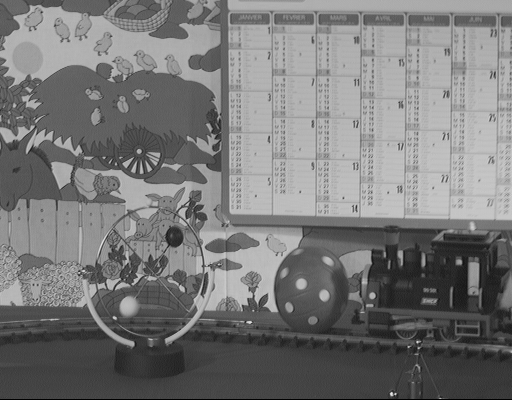
#> input picture caltrain007.tiff, 512 x 400 px
$ python motion.py
#> lines starting #> are read from the running program, lines starting #| are printed output that depends on the picture
import matplotlib.pyplot as plt
import cv2
import numpy as np
import math
from datetime import datetime

img_r = cv2.imread('caltrain007.tiff',0) ##different place need to relink
#> img_r is the input picture: shape (400, 512); min 0, max 234, mean 120.3
img_t = cv2.imread('caltrain008.tiff',0)
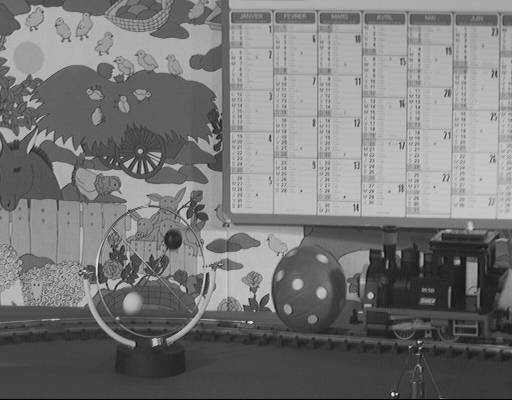
#> input picture caltrain008.tiff, 512 x 400 px
#> img_t is the input picture: shape (400, 512); min 0, max 235, mean 120.1


block_size =8
d = 30 ##range for search
width = 512 ## original width
height = 400 ## original height
width_d = width//block_size ## divided width
height_d = height//block_size ## divided height


small = 10000 ###current smallest SSD
temp_s = 0
temp_r = np.zeros((block_size,block_size),float)
temp_t = np.zeros((block_size,block_size),float)
temp = np.zeros((block_size,block_size),float)
current_small = np.zeros((block_size,block_size),float)


img_log = np.zeros((img_r.shape[0],img_r.shape[1]), float)
img_exh = np.zeros((img_r.shape[0],img_r.shape[1]), float)

img_exh = img_t-img_r
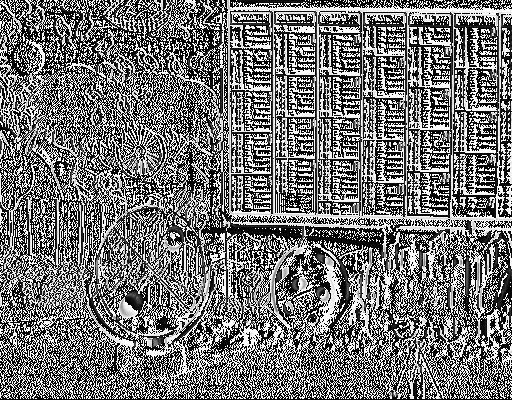
#> img_exh: shape (400, 512); min 0, max 255, mean 116.5
img_log = img_t-img_r


def calSSD():
    global temp
    global temp_s
    global small
    global current_small
    temp = temp_t - temp_r
#> (the run stopped early here; a loop or call above may not have finished)
